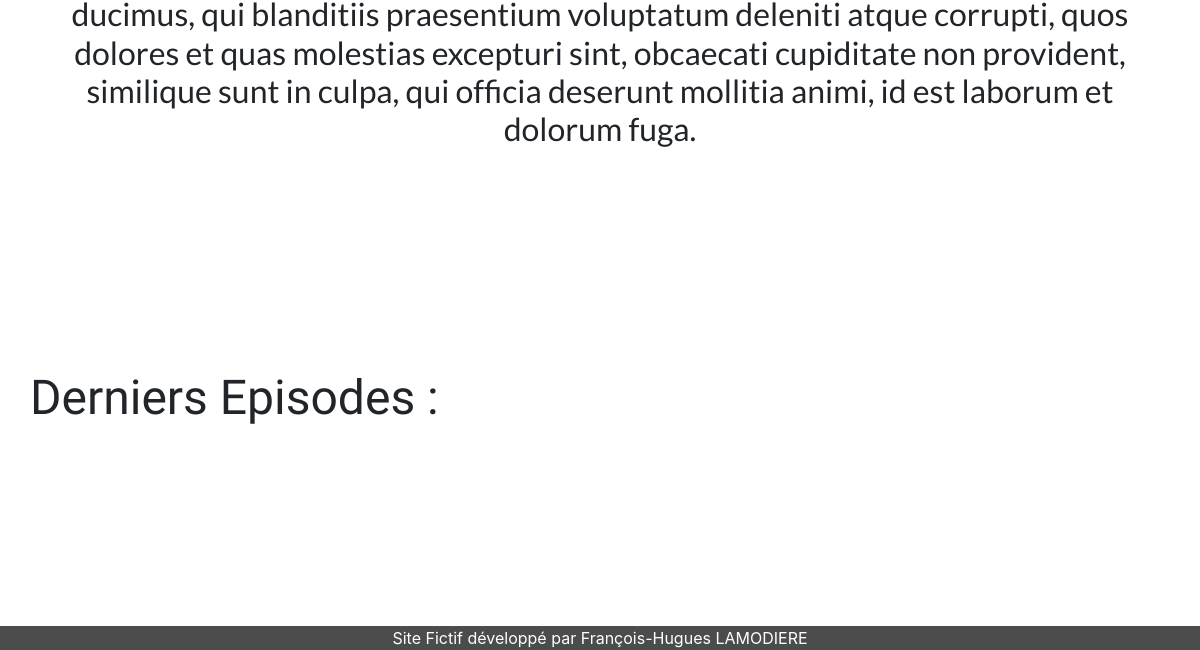
Before: / (lower part) with the older database file.
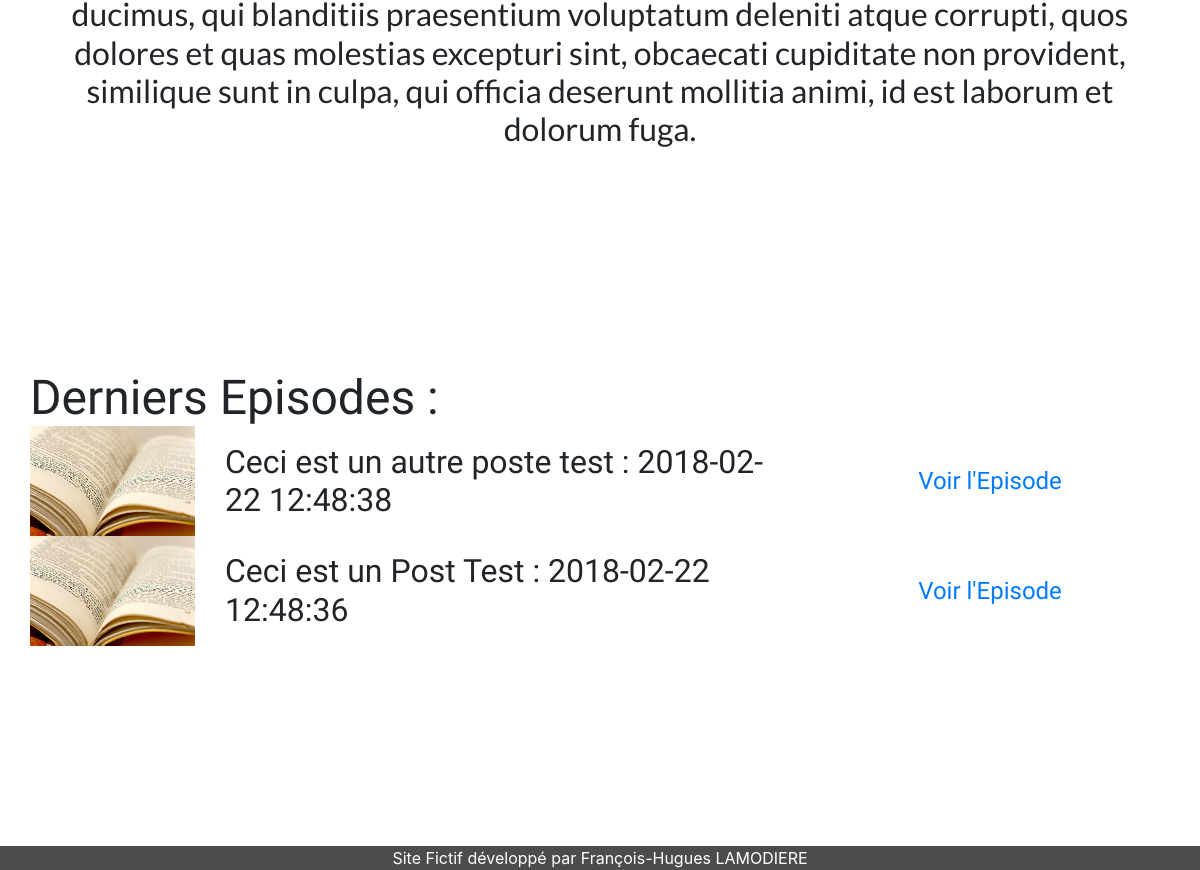
After: the same page with the newer database file.
### tables this page shows
CREATE TABLE `posts` (
  `idPost` int(11) NOT NULL,
  `titlePost` text NOT NULL,
  `contentPost` longtext,
  `imagePost` varchar(60) DEFAULT NULL,
  `datePost` datetime NOT NULL,
  `postStatue` varchar(25) NOT NULL,
  `idAccount` int(11) NOT NULL
);

### project/controller/controller.php (called while the page is built, shortened)
<?php
    require('project/model/PostManager.php');
    function index(){
        $postManager= new PostManager();
        $request= $postManager->getRecentPost();
        require('project/view/frontend/indexView.php');
    }

### project/model/PostManager.php (called while the page is built, shortened)
<?php
    class PostManager extends Manager{
        function getRecentPost(){
            $db=$this->dbConnect();
            $request = $db->query('SELECT idPost, titlePost, contentPost, imagePost, datePost, postStatue, idAccount FROM posts ORDER BY idPost DESC LIMIT 0, 5');
            return $request;
        }
    }

### project/view/frontend/indexView.php (the view, shortened to what this page needs)
<!DOCTYPE html>
    <div class="infoAlaska container-fluid raw">
        <h3 class="info col-12">
        </h3>
    </div>
    <div class="lastChapter container-fluid raw">
        <h2 class="col-12">Derniers Episodes :</h2>
        <?php
            while ($db = $request->fetch()){
                echo '<img class="col-12 col-md-2" src="project/public/images/'.htmlspecialchars($db['imagePost']).'" />'
                . '<h3 class="col-12 col-md-6 align-self-center">' .htmlspecialchars($db['titlePost']) . ' : '
                . htmlspecialchars($db['datePost']) . '</h3>'
                .'<a class="chapterLink col-12 col-md-4 align-self-center" href="index.php?action=post&idChapter='. htmlspecialchars($db['idPost']) .'">Voir l\'Episode</a>';
            }
        ?>
    </div>
<?php
    require('template.php');
?>

Changed rows visible on the page:
added posts: imagePost (picture), titlePost "Ceci est un autre poste test", datePost "2018-02-22 12:48:38"
added posts: imagePost (picture), titlePost "Ceci est un Post Test", datePost "2018-02-22 12:48:36"
